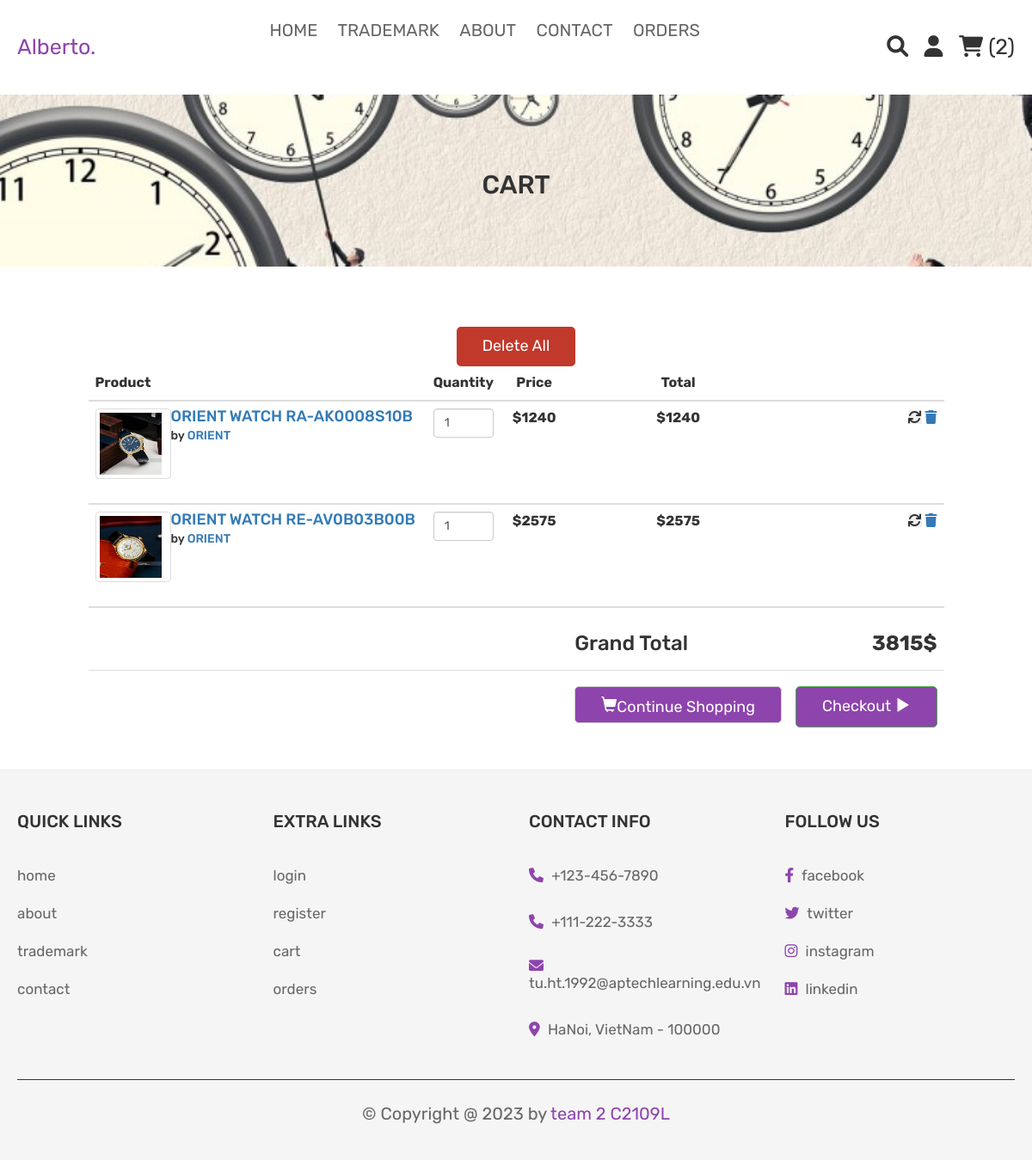
Screenshot of /cart.php (signed in) with the database file from the repository.
### tables this page shows
CREATE TABLE `cart` (
  `ID` int(11) NOT NULL,
  `user_id` int(11) NOT NULL,
  `name` varchar(100) NOT NULL,
  `price` int(11) NOT NULL DEFAULT 0,
  `quantity` int(11) NOT NULL DEFAULT 0,
  `image` varchar(200) NOT NULL,
  `brand` varchar(100) NOT NULL
);

CREATE TABLE `products` (
  `ID` int(11) NOT NULL,
  `name` varchar(100) NOT NULL,
  `price` int(11) NOT NULL DEFAULT 0,
  `image` varchar(100) NOT NULL,
  `detail` varchar(5000) NOT NULL,
  `brand` varchar(100) NOT NULL
);

### cart.php (the view, shortened to what this page needs)
<?php
include 'config.php';
$user_id = $_SESSION['user_id'] ?? 0;
?>
<?php include 'header.php'; ?>
<!DOCTYPE html>
<html lang="en">
<head>
   <link rel="stylesheet" href="https://cdnjs.cloudflare.com/ajax/libs/font-awesome/6.0.0/css/all.min.css">
   <link href="//netdna.bootstrapcdn.com/bootstrap/3.0.0/css/bootstrap.min.css" rel="stylesheet" id="bootstrap-css">
   <link rel="stylesheet" href="css/style.css">
</head>
<body>
   <div class="heading">
      <h3>Cart</h3>
   </div>
   <div>&nbsp;</div>
   <div>&nbsp;</div>
   <?php
   $grand_total = 0;
   $select_cart = mysqli_query($conn, "SELECT b.id, user_id, a.name, a.price, a.quantity, a.image, b.brand, a.id 'id_cart' from cart a join products b where a.name = b.name and user_id = '$user_id'") or die('query failed');
   if (mysqli_num_rows($select_cart) > 0) {
   ?>
      <div class="">
         <div class="row">
            <div id="table" class="col-sm-12 col-md-10 col-md-offset-1">
               <table class="table table-hover">
                  <thead>
                     <tr>
                        <th>Product</th>
                        <th>Quantity</th>
                        <th class="text-center">Price</th>
                        <th class="text-center">Total</th>
                        <th></th>
                     </tr>
                  </thead>
                  <tbody>
                     <?php
                     while ($fetch_cart = mysqli_fetch_assoc($select_cart)) {
                     ?>
                        <tr>
                           <td class="col-sm-8 col-md-6">
                              <div class="media">
                                 <a class="thumbnail pull-left" href="detail.php?id=<?php echo $fetch_cart['id'] ?>"> <img class="media-object" src="uploaded_img/<?php echo $fetch_cart['image']; ?>" style="width: 72px; height: 72px;"> </a>
                                 <div class="media-body">
                                    <h4 class="media-heading"><a href="detail.php?id=<?php echo $fetch_cart['id'] ?>"><?php echo $fetch_cart['name']; ?></a></h4>
                                    <h5 class="media-heading"> by <a href=""><?php echo $fetch_cart['brand'] ?></a></h5>
                                 </div>
                              </div>
                           </td>
                           <form action="" method="post">
                              <td class="col-sm-1 col-md-1 " style="text-align: center">
                                 <input type="number" min="1" name="cart_quantity" class="form-control " id="exampleInputEmail1" value="<?php echo $fetch_cart['quantity']; ?>">
                              </td>
                              <td class="col-sm-1 col-md-1 text-center "><strong>$<?php echo $fetch_cart['price']; ?></strong></td>
                              <td class="col-sm-1 col-md-1 text-center"><strong>$<?php echo $sub_total = ($fetch_cart['quantity'] * $fetch_cart['price']); ?></strong></td>
                              <td class="" data-th="">
                                 <div class="text-right">
                                    <button name="update_cart" class=" ">
                                       <i class="fas fa-sync"></i>
                                    </button>
                           </form>
                           <a href="cart.php?delete=<?php echo $fetch_cart['id_cart']; ?>" class="fas fa-trash" onclick="return confirm('Delete this from cart?');"></a>
            </div>
         <?php
                        $grand_total += $sub_total;
                     }
         ?>
         <div style="margin-top: 2rem; text-align:center;">
            <a href="cart.php?delete_all" class="delete-btn <?php echo ($grand_total > 1) ? '' : 'disabled'; ?>" onclick="return confirm('delete all from cart?');">delete all</a>
         </div>
         <footer>
            <tr>
               <td> </td>
               <td> </td>
               <td> </td>
               <td>
                  <h3>Grand Total</h3>
               </td>
               <td class="text-right ">
                  <h3><strong><?php echo $grand_total; ?>$ </strong></h3>
               </td>
            </tr>
            <tr>
               <td> </td>
               <td> </td>
               <td> </td>
               <td>
                  <button type="button" class="btn btn-default">
                     <span class="glyphicon glyphicon-shopping-cart"><a href="trademark.php" class="btns">continue shopping</a></span>
                  </button>
               </td>
               <td>
                  <button type="button" class="btn btn-success">
                     <a href="checkout.php" class="btns <?php echo ($grand_total > 0) ? '' : 'disabled'; ?>">Checkout</a> <span class="glyphicon glyphicon-play"></span>
               </td>
            </tr>
         </footer>
      <?php
   } else {
      echo '<p class="empty">Your cart is empty</p>';
   }
      ?>
         </div>
      <div>&nbsp;</div>
      <?php include 'footer.php'; ?>
</body>
</html>

### css/style.css (style rules this page uses)
:root { --purple:#8e44ad; --red:#c0392b; --orange:#f39c12; --black:#333; --white:#fff; --light-color:#666; --light-white:#ccc; --light-bg:#f5f5f5; --border:.1rem solid var(--black); --box-shadow:0 .5rem 1rem rgba(0,0,0,.1); }
* { font-family: 'Rubik', sans-serif; margin:0; padding:0; box-sizing: border-box; outline: none; border:none; text-decoration: none; transition:all .2s linear; }
html { font-size: 62.5%; overflow-x: hidden; }
.btn, .option-btn, .delete-btn, .white-btn { display: inline-block; margin-top: 1rem; padding:1rem 3rem; cursor: pointer; color:var(--white); font-size: 1.8rem; border-radius: .5rem; text-transform: capitalize; }
.white-btn, .btn { background-color: var(--purple); }
.delete-btn { background-color: var(--red); }
.heading { min-height: 25vh; display: flex; flex-flow: column; align-items: center; justify-content: center; gap:1rem; background: url(../images/heading.jpg) no-repeat; background-size: cover; background-position: center; text-align: center; }
.heading h3 { font-size: 3rem; color:var(--black); text-transform: uppercase; }

### cart.php (style rules this page uses)
.btns { padding-bottom: 2rem; cursor: pointer; color: var(--white); font-size: 1.8rem; border-radius: .5rem; text-transform: capitalize; }

### rows the page displays
cart: image (picture), name "ORIENT WATCH RA-AK0008S10B", products.brand "ORIENT", cart_quantity "1", price "1240"
cart: image (picture), name "ORIENT WATCH RE-AV0B03B00B", products.brand "ORIENT", cart_quantity "1", price "2575"

### other values shown
$cart_rows_number "2"
$grand_total "3815"
